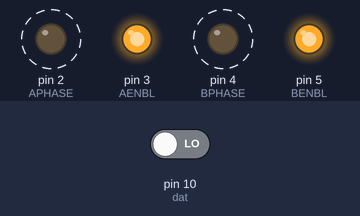
Recording of a sketch running on a simulated Arduino Uno, built with avr-gcc and run on an emulated ATmega328P. Parts: output pins drawn as LEDs (lit = HIGH). Dashed ring = blinking. The inputs (shaded band) are chosen by the test bench; at power-on: pin 10 (dat) LOW. Pins used as bus, display or sensor lines are not drawn; what the sketch prints to the serial monitor is not drawn.

Above: at 0.28 s.
Timing chart, 0 to 3.1 s (numbered marks = the images above):
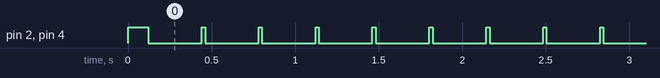

Measured:
- by itself, pin 2 (APHASE), pin 4 (BPHASE): alternates HIGH for 0.02 s and LOW for 0.32 s

The sketch:

Arduino.ino
```cpp
long saisyo = 0;

//モータードライバーとArduinoピンの接続関係//
int APHASE = 2;
int AENBL = 3;
int BPHASE = 4;
int BENBL = 5;
//Arduinoピンは，好きな場所（数字）で接続してください//

//ロードセルとArudinoピンの接続関係//
int dat = 10;
int clk = 11;
//Arduinoピンは，好きな場所（数字）で接続してください//


void setup() {
    Serial.begin(9600);

    pinMode(APHASE, OUTPUT);
    digitalWrite(APHASE, HIGH);

    pinMode(AENBL, OUTPUT);
    digitalWrite(AENBL, HIGH);

    pinMode(BPHASE, OUTPUT);
    digitalWrite(BPHASE, HIGH);

    pinMode(BENBL, OUTPUT);
    digitalWrite(BENBL, HIGH);

    pinMode(clk, OUTPUT);
    pinMode(dat, INPUT);

    delay(100);

    //物がなにも置かれていない状態を測定する//
    for (char i = 0; i < 24; i++) {
        digitalWrite(clk, 1);
        delayMicroseconds(1);
        digitalWrite(clk, 0);
        delayMicroseconds(1);

        saisyo = (saisyo << 1) | (digitalRead(dat));
    }
//ロードセルとArduinoで，2進数の扱い方が異なるため，排他的論理和を用いてそろえる//
    saisyo = saisyo ^ 0x800000;
}
//以上の処理で，saisyo に，物が何も置かれていない状態の荷重を代入される//

//ステッピングモーターを回し，ロードセルから荷重を読みとる//
void loop() {

    byte var;
    long atai = 0;

    digitalWrite(APHASE, HIGH);
    delay(10);
    digitalWrite(BPHASE, HIGH);
    delay(10);

    digitalWrite(APHASE, LOW);
    delay(10);
    digitalWrite(BPHASE, LOW);
    delay(10);


    for (char i = 0; i < 24; i++) {
        digitalWrite(clk, 1);
        delayMicroseconds(1);
        digitalWrite(clk,0);
        delayMicroseconds(1);

        atai = (atai << 1) | (digitalRead(dat));

    }

//ロードセルとArduinoで，2進数の扱い方が異なるため，排他的論理和を用いてそろえる//
   atai = atai^0x800000;

    long omosa;
    omosa = ((atai - saisyo)/1000 - 59)*3.5*9.8/1000 ;//何も置かれていない時に0[N]になるように，補正する//
    Serial.println(omosa);//シリアルポートに荷重[N]を出力する//

    delay(300);
}
```
